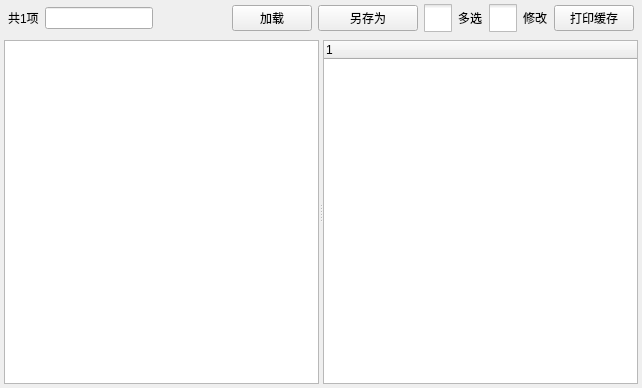
<?xml version="1.0" encoding="UTF-8"?>
<ui version="4.0">
 <class>NbtWidget</class>
 <widget class="QWidget" name="NbtWidget">
  <property name="geometry">
   <rect>
    <x>0</x>
    <y>0</y>
    <width>642</width>
    <height>388</height>
   </rect>
  </property>
  <property name="windowTitle">
   <string>Form</string>
  </property>
  <property name="windowIcon">
   <iconset resource="../icon.qrc">
    <normaloff>:/res/ui/global_nbt.png</normaloff>:/res/ui/global_nbt.png</iconset>
  </property>
  <layout class="QVBoxLayout" name="verticalLayout" stretch="1,8">
   <property name="spacing">
    <number>4</number>
   </property>
   <property name="leftMargin">
    <number>4</number>
   </property>
   <property name="topMargin">
    <number>4</number>
   </property>
   <property name="rightMargin">
    <number>4</number>
   </property>
   <property name="bottomMargin">
    <number>4</number>
   </property>
   <item>
    <layout class="QHBoxLayout" name="nbt_edit_toolbar">
     <property name="spacing">
      <number>6</number>
     </property>
     <property name="leftMargin">
      <number>4</number>
     </property>
     <property name="topMargin">
      <number>0</number>
     </property>
     <property name="rightMargin">
      <number>4</number>
     </property>
     <property name="bottomMargin">
      <number>4</number>
     </property>
     <item>
      <widget class="QLabel" name="item_num_label">
       <property name="minimumSize">
        <size>
         <width>0</width>
         <height>0</height>
        </size>
       </property>
       <property name="maximumSize">
        <size>
         <width>16777215</width>
         <height>16777215</height>
        </size>
       </property>
       <property name="text">
        <string>共1项</string>
       </property>
      </widget>
     </item>
     <item>
      <widget class="QLineEdit" name="search_edit">
       <property name="minimumSize">
        <size>
         <width>0</width>
         <height>0</height>
        </size>
       </property>
       <property name="maximumSize">
        <size>
         <width>16777215</width>
         <height>16777215</height>
        </size>
       </property>
       <property name="text">
        <string/>
       </property>
      </widget>
     </item>
     <item>
      <spacer name="horizontalSpacer">
       <property name="orientation">
        <enum>Qt::Horizontal</enum>
       </property>
       <property name="sizeHint" stdset="0">
        <size>
         <width>40</width>
         <height>20</height>
        </size>
       </property>
      </spacer>
     </item>
     <item>
      <widget class="QPushButton" name="load_btn">
       <property name="minimumSize">
        <size>
         <width>60</width>
         <height>0</height>
        </size>
       </property>
       <property name="text">
        <string>加载</string>
       </property>
      </widget>
     </item>
     <item>
      <widget class="QPushButton" name="save_btn">
       <property name="minimumSize">
        <size>
         <width>100</width>
         <height>0</height>
        </size>
       </property>
       <property name="text">
        <string>另存为</string>
       </property>
      </widget>
     </item>
     <item>
      <widget class="QCheckBox" name="multi_select_checkbox">
       <property name="styleSheet">
        <string notr="true">QCheckBox::indicator {
     width: 28px;
     height: 28px;
}</string>
       </property>
       <property name="text">
        <string>多选</string>
       </property>
      </widget>
     </item>
     <item>
      <widget class="QCheckBox" name="modify_checkbox">
       <property name="styleSheet">
        <string notr="true">QCheckBox::indicator {
     width: 28px;
     height: 28px;
}</string>
       </property>
       <property name="text">
        <string>修改</string>
       </property>
      </widget>
     </item>
     <item>
      <widget class="QPushButton" name="print_cache_btn">
       <property name="text">
        <string>打印缓存</string>
       </property>
      </widget>
     </item>
    </layout>
   </item>
   <item>
    <widget class="QSplitter" name="splitter">
     <property name="orientation">
      <enum>Qt::Horizontal</enum>
     </property>
     <widget class="QListWidget" name="list_widget"/>
     <widget class="QTreeWidget" name="tree_widget">
      <column>
       <property name="text">
        <string notr="true">1</string>
       </property>
      </column>
     </widget>
    </widget>
   </item>
  </layout>
 </widget>
 <resources>
  <include location="../icon.qrc"/>
 </resources>
 <connections/>
</ui>
